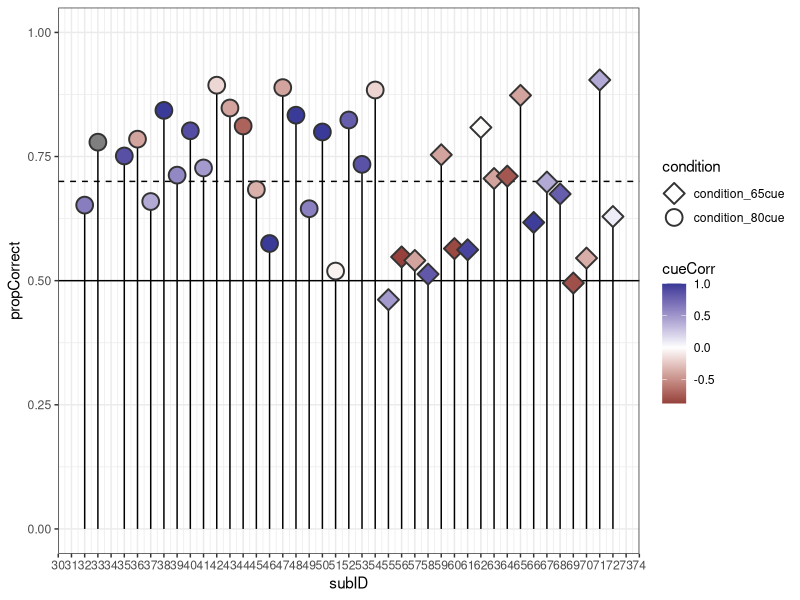
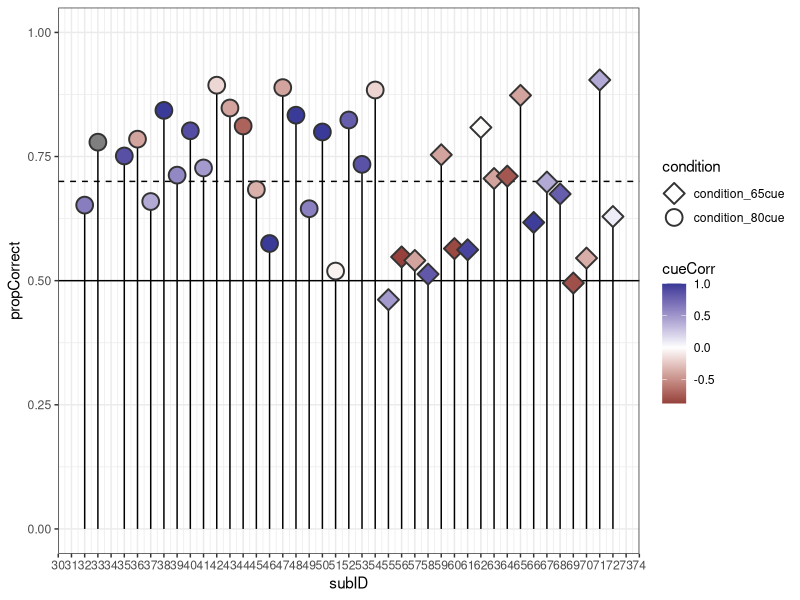

Generate these figures, in order, with R:
library(tidyverse)

inference <- read.csv('../tidied_data/all_conditions/inference.csv') %>% filter(subID > 0)

inference %>%
  group_by(subID, condition) %>% 
  summarise(propCorrect = mean(accuracy),
            cueCorr = cor(trueCue,subjectiveCue)) %>%
  ggplot(aes(x=subID, y=propCorrect)) +
  geom_hline(yintercept = 0.5) +
  geom_hline(yintercept = 0.7, linetype='dashed') +
  ylim(0,1) +
  geom_segment(aes(x=subID, xend=subID, y=0, yend=propCorrect)) +
  geom_point(aes(shape=condition, fill=cueCorr), size=5, stroke=1, color='gray20') +
  scale_shape_manual(values = c(23, 21)) + scale_fill_gradient2() +
  scale_x_continuous(n.breaks = length(unique(inference$subID))) + theme_bw() 
ggsave('results_april2025/propCorrect_bySubject.png', width=12, height=4, dpi='retina')
